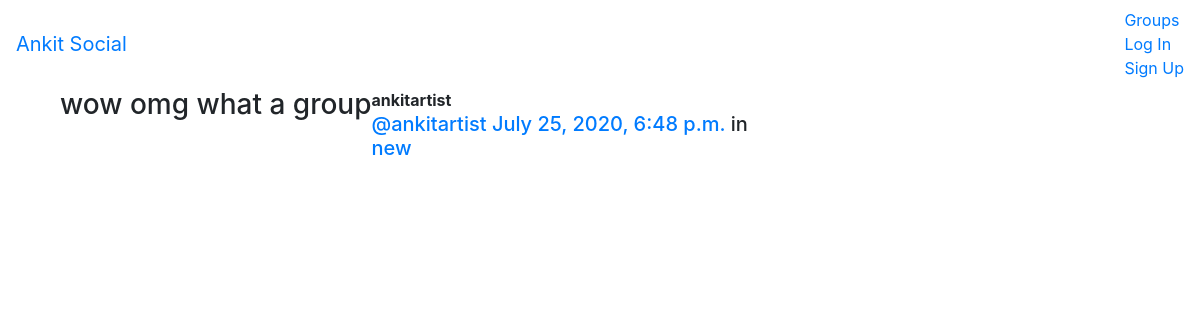
Screenshot of /posts/by/ankitartist/9/ with the database file from the repository.
### posts/models.py (models this page shows, shortened)
class Post(models.Model):
    user=models.ForeignKey(User,related_name='posts',on_delete=models.CASCADE)
    created_at=models.DateTimeField(auto_now=True)
    message=models.TextField()
    message_html=models.TextField(editable=False)
    group=models.ForeignKey(Group,related_name='posts',on_delete=models.CASCADE,null=True,blank=True)
    class Meta:
        ordering=['-created_at']   #- sign means decreasing ordering
        unique_together=['user','message']

### groups/models.py (models this page shows, shortened)
class Group(models.Model):
    name=models.CharField(max_length=255,unique=True)
    slug=models.SlugField(allow_unicode=True,unique=True)
    description=models.TextField(blank=True,default='')
    description_html=models.TextField(editable=False,default='',blank=True)
    members=models.ManyToManyField(User,through='GroupMember')
    class Meta:
        ordering=['name']

### posts/views.py (the view)
# urls.py: url(r"by/(?P<username>[-\w]+)/(?P<pk>\d+)/$",views.PostDetail.as_view(),name="single"),
class PostDetail(SelectRelatedMixin, generic.DetailView):
    model = models.Post
    select_related = ("user", "group")
    def get_queryset(self):
        queryset = super().get_queryset()
        return queryset.filter(
            user__username__iexact=self.kwargs.get("username")
        )

### posts/templates/posts/post_detail.html
{% extends "posts/post_base.html" %}
{% block post_content %}
<div class="col-md-8">
    {% include "posts/_post.html" %}
</div>
{% endblock %}

### posts/templates/posts/_post.html (shortened to what this page needs)
<div class="post media">
	<h3>{{ post.message_html|safe }}</h3>
	<div class="media-body">
		<strong>{{ post.user.username }}</strong>
		<h5 class="media-heading">
			<span class="username"><a href="{% url 'posts:for_user' username=post.user.username %}">@{{ post.user.username }}</a></span>
			<time class="time"><a href="{% url 'posts:single' username=post.user.username pk=post.pk %}">{{ post.created_at }}</a></time>
			{% if post.group %}
			<span class="group-name">in <a href="#">{{ post.group.name }}</a></span>
			{% endif %}
		</h5>
	</div>
</div>

### rows the page displays
Post: message_html "wow omg what a group", user.username "ankitartist", created_at "July 25, 2020, 6:48 p.m.", group.name "new"
